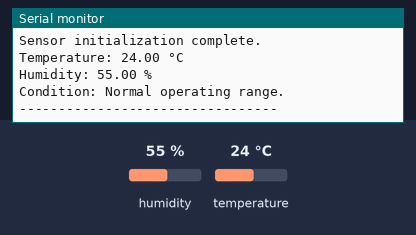
Bench run of a sketch on a simulated Arduino Uno, built with avr-gcc and run on an emulated ATmega328P. Parts: the last lines printed to the serial monitor. The test bench sets the inputs (shaded band); at power-on: temperature 24 °C, humidity 55 %.

Above: at 2.8 s.
2.9 s: temperature set to 12 °C
At 4.4 s:
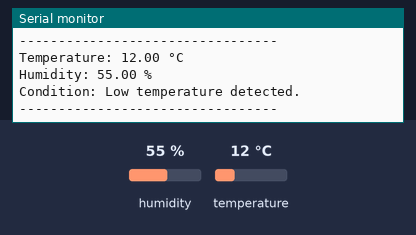
7.3 s: temperature set to 33 °C
At 8.3 s:
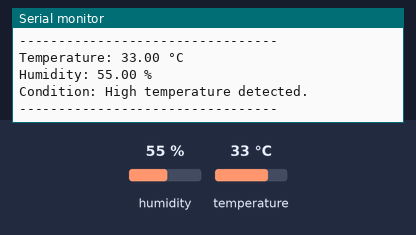
11.4 s: humidity set to 22 %
At 13.4 s:
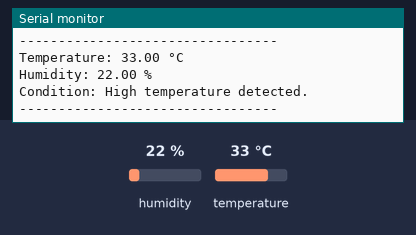
Timing chart, 0 to 14.9 s (numbered marks = the images above; inputs shaded):
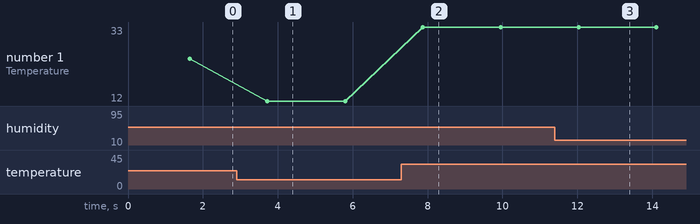

The sketch:

sensor__test.ino
```cpp
// Environmental Sensor Testing Firmware
// Smart Weather Monitoring System
//
// Stage 1:
// Initial environmental sensor testing and serial monitor validation.
//
// This firmware was used to verify:
// - Temperature readings
// - Humidity readings
// - Stable sensor communication
// - Serial monitor output formatting
// - Real-time environmental monitoring

#include <DHT.h>

// -----------------------------
// Sensor Configuration
// -----------------------------
#define DHTPIN 2
#define DHTTYPE DHT11

DHT dht(DHTPIN, DHTTYPE);

// -----------------------------
// Setup
// -----------------------------
void setup() {

    // Initialize serial monitor
    Serial.begin(9600);

    // Start DHT sensor
    dht.begin();

    Serial.println("=================================");
    Serial.println(" Smart Weather Monitoring System ");
    Serial.println(" Stage 1 - Sensor Testing ");
    Serial.println("=================================");

    Serial.println("Initializing environmental sensors...");
    delay(1500);

    Serial.println("Sensor initialization complete.");
    Serial.println();
}

// -----------------------------
// Main Loop
// -----------------------------
void loop() {

    // Read sensor values
    float temperature = dht.readTemperature();
    float humidity = dht.readHumidity();

    // Check for sensor read failure
    if (isnan(temperature) || isnan(humidity)) {

        Serial.println("ERROR: Failed to read DHT sensor.");
        Serial.println();

        delay(2000);
        return;
    }

    // Display temperature
    Serial.print("Temperature: ");
    Serial.print(temperature);
    Serial.println(" °C");

    // Display humidity
    Serial.print("Humidity: ");
    Serial.print(humidity);
    Serial.println(" %");

    // Environmental condition check
    if (temperature > 30) {
        Serial.println("Condition: High temperature detected.");
    }
    else if (temperature < 15) {
        Serial.println("Condition: Low temperature detected.");
    }
    else {
        Serial.println("Condition: Normal operating range.");
    }

    // Separator line
    Serial.println("---------------------------------");

    // Delay between sensor updates
    delay(2000);
}
```

Measured:
- after the input at 2.9 s, the serial monitor: prints a new line after 0.82 s (image 1)
- after the input at 7.3 s, the serial monitor: prints a new line after 0.58 s (image 2)
- after the input at 11.4 s, the serial monitor: prints a new line after 0.65 s (image 3)
- plotted number 1: 24 → 12 after the input at 2.9 s, 12 → 33 after the input at 7.3 s
